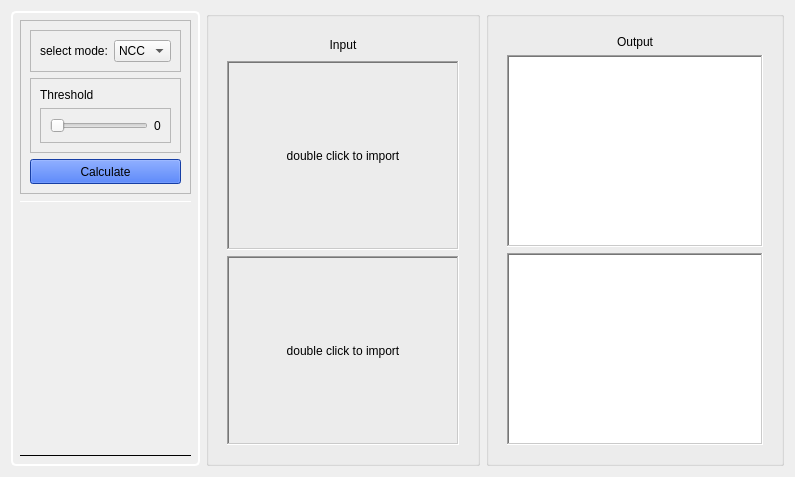
      <widget class="QWidget" name="tab">
       <attribute name="title">
        <string>main</string>
       </attribute>
       <layout class="QHBoxLayout" name="horizontalLayout">
        <item>
         <widget class="QWidget" name="widget_4" native="true">
          <property name="maximumSize">
           <size>
            <width>300</width>
            <height>16777215</height>
           </size>
          </property>
          <property name="styleSheet">
           <string notr="true">#widget_4{
border: 2px solid white;
border-radius: 5px;
}</string>
          </property>
          <layout class="QVBoxLayout" name="verticalLayout_2">
           <item>
            <widget class="QFrame" name="frame_3">
             <property name="sizePolicy">
              <sizepolicy hsizetype="Preferred" vsizetype="Preferred">
               <horstretch>0</horstretch>
               <verstretch>0</verstretch>
              </sizepolicy>
             </property>
             <property name="frameShape">
              <enum>QFrame::StyledPanel</enum>
             </property>
             <property name="frameShadow">
              <enum>QFrame::Raised</enum>
             </property>
             <layout class="QVBoxLayout" name="verticalLayout_4">
              <item>
               <widget class="QFrame" name="frame_14">
                <property name="frameShape">
                 <enum>QFrame::StyledPanel</enum>
                </property>
                <property name="frameShadow">
                 <enum>QFrame::Raised</enum>
                </property>
                <layout class="QHBoxLayout" name="horizontalLayout_3">
                 <item>
                  <widget class="QLabel" name="label_2">
                   <property name="maximumSize">
                    <size>
                     <width>16777215</width>
                     <height>35</height>
                    </size>
                   </property>
                   <property name="text">
                    <string>select mode:</string>
                   </property>
                  </widget>
                 </item>
                 <item>
                  <widget class="QComboBox" name="mode_combo">
                   <property name="currentText">
                    <string>NCC</string>
                   </property>
                   <item>
                    <property name="text">
                     <string>NCC</string>
                    </property>
                   </item>
                   <item>
                    <property name="text">
                     <string>SSD</string>
                    </property>
                   </item>
                  </widget>
                 </item>
                </layout>
               </widget>
              </item>
              <item>
               <widget class="QFrame" name="frame_11">
                <property name="frameShape">
                 <enum>QFrame::StyledPanel</enum>
                </property>
                <property name="frameShadow">
                 <enum>QFrame::Raised</enum>
                </property>
                <layout class="QVBoxLayout" name="verticalLayout_11">
                 <item>
                  <widget class="QLabel" name="label_6">
                   <property name="text">
                    <string>Threshold</string>
                   </property>
                  </widget>
                 </item>
                 <item>
                  <widget class="QFrame" name="frame_12">
                   <property name="frameShape">
                    <enum>QFrame::StyledPanel</enum>
                   </property>
                   <property name="frameShadow">
                    <enum>QFrame::Raised</enum>
                   </property>
                   <layout class="QHBoxLayout" name="horizontalLayout_2">
                    <item>
                     <widget class="QSlider" name="threshold_slider">
                      <property name="orientation">
                       <enum>Qt::Horizontal</enum>
                      </property>
                     </widget>
                    </item>
                    <item>
                     <widget class="QLabel" name="threshold_label">
                      <property name="text">
                       <string>0</string>
                      </property>
                     </widget>
                    </item>
                   </layout>
                  </widget>
                 </item>
                </layout>
               </widget>
              </item>
              <item>
               <widget class="QPushButton" name="calculate">
                <property name="minimumSize">
                 <size>
                  <width>0</width>
                  <height>25</height>
                 </size>
                </property>
                <property name="styleSheet">
                 <string notr="true">background-color: rgb(31, 87, 231);
border-color: rgb(0, 0, 127);</string>
                </property>
                <property name="text">
                 <string>Calculate</string>
                </property>
               </widget>
              </item>
             </layout>
            </widget>
           </item>
           <item>
            <widget class="Line" name="line">
             <property name="palette">
              <palette>
               <active>
                <colorrole role="WindowText">
                 <brush brushstyle="SolidPattern">
                  <color alpha="255">
                   <red>255</red>
                   <green>255</green>
                   <blue>255</blue>
                  </color>
                 </brush>
                </colorrole>
                <colorrole role="Button">
                 <brush brushstyle="SolidPattern">
                  <color alpha="255">
                   <red>15</red>
                   <green>14</green>
                   <blue>19</blue>
                  </color>
                 </brush>
                </colorrole>
                <colorrole role="Light">
                 <brush brushstyle="SolidPattern">
                  <color alpha="255">
                   <red>255</red>
                   <green>255</green>
                   <blue>255</blue>
                  </color>
                 </brush>
                </colorrole>
                <colorrole role="Midlight">
                 <brush brushstyle="SolidPattern">
                  <color alpha="255">
                   <red>255</red>
                   <green>255</green>
                   <blue>255</blue>
                  </color>
                 </brush>
                </colorrole>
                <colorrole role="Dark">
                 <brush brushstyle="SolidPattern">
                  <color alpha="255">
                   <red>127</red>
                   <green>127</green>
                   <blue>127</blue>
                  </color>
                 </brush>
                </colorrole>
                <colorrole role="Mid">
                 <brush brushstyle="SolidPattern">
                  <color alpha="255">
                   <red>170</red>
                   <green>170</green>
                   <blue>170</blue>
                  </color>
                 </brush>
                </colorrole>
                <colorrole role="Text">
                 <brush brushstyle="SolidPattern">
                  <color alpha="255">
                   <red>255</red>
                   <green>255</green>
                   <blue>255</blue>
                  </color>
                 </brush>
                </colorrole>
                <colorrole role="BrightText">
                 <brush brushstyle="SolidPattern">
                  <color alpha="255">
                   <red>255</red>
                   <green>255</green>
                   <blue>255</blue>
                  </color>
                 </brush>
                </colorrole>
                <colorrole role="ButtonText">
                 <brush brushstyle="SolidPattern">
                  <color alpha="255">
                   <red>255</red>
                   <green>255</green>
                   <blue>255</blue>
                  </color>
                 </brush>
                </colorrole>
                <colorrole role="Base">
                 <brush brushstyle="SolidPattern">
                  <color alpha="255">
                   <red>15</red>
                   <green>14</green>
                   <blue>19</blue>
                  </color>
                 </brush>
                </colorrole>
                <colorrole role="Window">
                 <brush brushstyle="SolidPattern">
                  <color alpha="255">
                   <red>15</red>
                   <green>14</green>
                   <blue>19</blue>
                  </color>
                 </brush>
                </colorrole>
                <colorrole role="Shadow">
                 <brush brushstyle="SolidPattern">
                  <color alpha="255">
                   <red>0</red>
                   <green>0</green>
                   <blue>0</blue>
                  </color>
                 </brush>
                </colorrole>
                <colorrole role="AlternateBase">
                 <brush brushstyle="SolidPattern">
                  <color alpha="255">
                   <red>255</red>
                   <green>255</green>
                   <blue>255</blue>
                  </color>
                 </brush>
                </colorrole>
                <colorrole role="ToolTipBase">
                 <brush brushstyle="SolidPattern">
                  <color alpha="255">
                   <red>255</red>
                   <green>255</green>
                   <blue>220</blue>
                  </color>
                 </brush>
                </colorrole>
                <colorrole role="ToolTipText">
                 <brush brushstyle="SolidPattern">
                  <color alpha="255">
                   <red>0</red>
                   <green>0</green>
                   <blue>0</blue>
                  </color>
                 </brush>
                </colorrole>
                <colorrole role="PlaceholderText">
                 <brush brushstyle="SolidPattern">
                  <color alpha="128">
                   <red>0</red>
                   <green>0</green>
                   <blue>0</blue>
                  </color>
                 </brush>
                </colorrole>
               </active>
               <inactive>
                <colorrole role="WindowText">
                 <brush brushstyle="SolidPattern">
                  <color alpha="255">
                   <red>255</red>
                   <green>255</green>
                   <blue>255</blue>
                  </color>
                 </brush>
                </colorrole>
                <colorrole role="Button">
                 <brush brushstyle="SolidPattern">
                  <color alpha="255">
                   <red>15</red>
                   <green>14</green>
                   <blue>19</blue>
                  </color>
                 </brush>
                </colorrole>
                <colorrole role="Light">
                 <brush brushstyle="SolidPattern">
                  <color alpha="255">
                   <red>255</red>
                   <green>255</green>
                   <blue>255</blue>
                  </color>
                 </brush>
                </colorrole>
                <colorrole role="Midlight">
                 <brush brushstyle="SolidPattern">
                  <color alpha="255">
                   <red>255</red>
                   <green>255</green>
                   <blue>255</blue>
                  </color>
                 </brush>
                </colorrole>
                <colorrole role="Dark">
                 <brush brushstyle="SolidPattern">
                  <color alpha="255">
                   <red>127</red>
                   <green>127</green>
                   <blue>127</blue>
                  </color>
                 </brush>
                </colorrole>
                <colorrole role="Mid">
                 <brush brushstyle="SolidPattern">
                  <color alpha="255">
                   <red>170</red>
                   <green>170</green>
                   <blue>170</blue>
                  </color>
                 </brush>
                </colorrole>
                <colorrole role="Text">
                 <brush brushstyle="SolidPattern">
                  <color alpha="255">
                   <red>255</red>
                   <green>255</green>
                   <blue>255</blue>
                  </color>
                 </brush>
                </colorrole>
                <colorrole role="BrightText">
                 <brush brushstyle="SolidPattern">
                  <color alpha="255">
                   <red>255</red>
                   <green>255</green>
                   <blue>255</blue>
                  </color>
                 </brush>
                </colorrole>
                <colorrole role="ButtonText">
                 <brush brushstyle="SolidPattern">
                  <color alpha="255">
                   <red>255</red>
                   <green>255</green>
                   <blue>255</blue>
                  </color>
                 </brush>
                </colorrole>
                <colorrole role="Base">
                 <brush brushstyle="SolidPattern">
                  <color alpha="255">
                   <red>15</red>
                   <green>14</green>
                   <blue>19</blue>
                  </color>
                 </brush>
                </colorrole>
                <colorrole role="Window">
                 <brush brushstyle="SolidPattern">
                  <color alpha="255">
                   <red>15</red>
                   <green>14</green>
                   <blue>19</blue>
                  </color>
                 </brush>
                </colorrole>
                <colorrole role="Shadow">
                 <brush brushstyle="SolidPattern">
                  <color alpha="255">
                   <red>0</red>
                   <green>0</green>
                   <blue>0</blue>
                  </color>
                 </brush>
                </colorrole>
                <colorrole role="AlternateBase">
                 <brush brushstyle="SolidPattern">
                  <color alpha="255">
                   <red>255</red>
                   <green>255</green>
                   <blue>255</blue>
                  </color>
                 </brush>
                </colorrole>
                <colorrole role="ToolTipBase">
                 <brush brushstyle="SolidPattern">
                  <color alpha="255">
                   <red>255</red>
                   <green>255</green>
                   <blue>220</blue>
                  </color>
                 </brush>
                </colorrole>
                <colorrole role="ToolTipText">
                 <brush brushstyle="SolidPattern">
                  <color alpha="255">
                   <red>0</red>
                   <green>0</green>
                   <blue>0</blue>
                  </color>
                 </brush>
                </colorrole>
                <colorrole role="PlaceholderText">
                 <brush brushstyle="SolidPattern">
                  <color alpha="128">
                   <red>0</red>
                   <green>0</green>
                   <blue>0</blue>
                  </color>
                 </brush>
                </colorrole>
               </inactive>
               <disabled>
                <colorrole role="WindowText">
                 <brush brushstyle="SolidPattern">
                  <color alpha="255">
                   <red>255</red>
                   <green>255</green>
                   <blue>255</blue>
                  </color>
                 </brush>
                </colorrole>
                <colorrole role="Button">
                 <brush brushstyle="SolidPattern">
                  <color alpha="255">
                   <red>15</red>
                   <green>14</green>
                   <blue>19</blue>
                  </color>
                 </brush>
                </colorrole>
                <colorrole role="Light">
                 <brush brushstyle="SolidPattern">
                  <color alpha="255">
                   <red>255</red>
                   <green>255</green>
                   <blue>255</blue>
                  </color>
                 </brush>
                </colorrole>
                <colorrole role="Midlight">
                 <brush brushstyle="SolidPattern">
                  <color alpha="255">
                   <red>255</red>
                   <green>255</green>
                   <blue>255</blue>
                  </color>
                 </brush>
                </colorrole>
                <colorrole role="Dark">
                 <brush brushstyle="SolidPattern">
                  <color alpha="255">
                   <red>127</red>
                   <green>127</green>
                   <blue>127</blue>
                  </color>
                 </brush>
                </colorrole>
                <colorrole role="Mid">
                 <brush brushstyle="SolidPattern">
                  <color alpha="255">
                   <red>170</red>
                   <green>170</green>
                   <blue>170</blue>
                  </color>
                 </brush>
                </colorrole>
                <colorrole role="Text">
                 <brush brushstyle="SolidPattern">
                  <color alpha="255">
                   <red>255</red>
                   <green>255</green>
                   <blue>255</blue>
                  </color>
                 </brush>
                </colorrole>
                <colorrole role="BrightText">
                 <brush brushstyle="SolidPattern">
                  <color alpha="255">
                   <red>255</red>
                   <green>255</green>
                   <blue>255</blue>
                  </color>
                 </brush>
                </colorrole>
                <colorrole role="ButtonText">
                 <brush brushstyle="SolidPattern">
                  <color alpha="255">
                   <red>255</red>
                   <green>255</green>
                   <blue>255</blue>
                  </color>
                 </brush>
                </colorrole>
                <colorrole role="Base">
                 <brush brushstyle="SolidPattern">
                  <color alpha="255">
                   <red>15</red>
                   <green>14</green>
                   <blue>19</blue>
                  </color>
                 </brush>
                </colorrole>
                <colorrole role="Window">
                 <brush brushstyle="SolidPattern">
                  <color alpha="255">
                   <red>15</red>
                   <green>14</green>
                   <blue>19</blue>
                  </color>
                 </brush>
                </colorrole>
                <colorrole role="Shadow">
                 <brush brushstyle="SolidPattern">
                  <color alpha="255">
                   <red>0</red>
                   <green>0</green>
                   <blue>0</blue>
                  </color>
                 </brush>
                </colorrole>
                <colorrole role="AlternateBase">
                 <brush brushstyle="SolidPattern">
                  <color alpha="255">
                   <red>255</red>
                   <green>255</green>
                   <blue>255</blue>
                  </color>
                 </brush>
                </colorrole>
                <colorrole role="ToolTipBase">
                 <brush brushstyle="SolidPattern">
                  <color alpha="255">
                   <red>255</red>
                   <green>255</green>
                   <blue>220</blue>
                  </color>
                 </brush>
                </colorrole>
                <colorrole role="ToolTipText">
                 <brush brushstyle="SolidPattern">
                  <color alpha="255">
                   <red>0</red>
                   <green>0</green>
                   <blue>0</blue>
                  </color>
                 </brush>
                </colorrole>
                <colorrole role="PlaceholderText">
                 <brush brushstyle="SolidPattern">
                  <color alpha="128">
                   <red>0</red>
                   <green>0</green>
                   <blue>0</blue>
                  </color>
                 </brush>
                </colorrole>
               </disabled>
              </palette>
             </property>
             <property name="styleSheet">
              <string notr="true">color: rgb(255, 255, 255);</string>
             </property>
             <property name="frameShadow">
              <enum>QFrame::Plain</enum>
             </property>
             <property name="lineWidth">
              <number>1</number>
             </property>
             <property name="orientation">
              <enum>Qt::Horizontal</enum>
             </property>
            </widget>
           </item>
           <item>
            <spacer name="verticalSpacer">
             <property name="orientation">
              <enum>Qt::Vertical</enum>
             </property>
             <property name="sizeHint" stdset="0">
              <size>
               <width>20</width>
               <height>40</height>
              </size>
             </property>
            </spacer>
           </item>
           <item>
            <widget class="Line" name="line_2">
             <property name="frameShadow">
              <enum>QFrame::Plain</enum>
             </property>
             <property name="orientation">
              <enum>Qt::Horizontal</enum>
             </property>
            </widget>
           </item>
          </layout>
         </widget>
        </item>
        <item>
         <widget class="QGroupBox" name="groupBox_3">
          <property name="title">
           <string/>
          </property>
          <layout class="QGridLayout" name="gridLayout_22">
           <item row="1" column="0">
            <layout class="QVBoxLayout" name="verticalLayout">
             <property name="spacing">
              <number>0</number>
             </property>
             <item>
              <layout class="QVBoxLayout" name="verticalLayout_10">
               <item>
                <widget class="QGroupBox" name="groupBox">
                 <property name="minimumSize">
                  <size>
                   <width>250</width>
                   <height>0</height>
                  </size>
                 </property>
                 <property name="styleSheet">
                  <string notr="true">QGroupBox {
    border: none; /* or border: 0; */
}

QGroupBox::title {
    subcontrol-origin: margin;
    subcontrol-position: top left;
    padding: 0 5px; /* Optional padding for the title */
}

</string>
                 </property>
                 <property name="title">
                  <string/>
                 </property>
                 <layout class="QVBoxLayout" name="verticalLayout_5">
                  <item>
                   <widget class="QLabel" name="label_5">
                    <property name="maximumSize">
                     <size>
                      <width>16777215</width>
                      <height>20</height>
                     </size>
                    </property>
                    <property name="text">
                     <string>Input</string>
                    </property>
                    <property name="alignment">
                     <set>Qt::AlignCenter</set>
                    </property>
                   </widget>
                  </item>
                  <item>
                   <widget class="QLabel" name="input_img1">
                    <property name="sizePolicy">
                     <sizepolicy hsizetype="Preferred" vsizetype="Preferred">
                      <horstretch>0</horstretch>
                      <verstretch>0</verstretch>
                     </sizepolicy>
                    </property>
                    <property name="minimumSize">
                     <size>
                      <width>0</width>
                      <height>0</height>
                     </size>
                    </property>
                    <property name="maximumSize">
                     <size>
                      <width>16777215</width>
                      <height>16777215</height>
                     </size>
                    </property>
                    <property name="frameShape">
                     <enum>QFrame::WinPanel</enum>
                    </property>
                    <property name="frameShadow">
                     <enum>QFrame::Sunken</enum>
                    </property>
                    <property name="text">
                     <string>double click to import</string>
                    </property>
                    <property name="scaledContents">
                     <bool>true</bool>
                    </property>
                    <property name="alignment">
                     <set>Qt::AlignCenter</set>
                    </property>
                   </widget>
                  </item>
                  <item>
                   <widget class="QLabel" name="input_img2">
                    <property name="frameShape">
                     <enum>QFrame::WinPanel</enum>
                    </property>
                    <property name="frameShadow">
                     <enum>QFrame::Sunken</enum>
                    </property>
                    <property name="text">
                     <string>double click to import</string>
                    </property>
                    <property name="alignment">
                     <set>Qt::AlignCenter</set>
                    </property>
                   </widget>
                  </item>
                 </layout>
                </widget>
               </item>
              </layout>
             </item>
            </layout>
           </item>
          </layout>
         </widget>
        </item>
        <item>
         <widget class="QGroupBox" name="groupBox_4">
          <property name="title">
           <string/>
          </property>
          <layout class="QGridLayout" name="gridLayout_23">
           <item row="1" column="0">
            <layout class="QVBoxLayout" name="verticalLayout_7">
             <property name="spacing">
              <number>0</number>
             </property>
             <item>
              <layout class="QVBoxLayout" name="verticalLayout_12">
               <item>
                <widget class="QGroupBox" name="groupBox_2">
                 <property name="minimumSize">
                  <size>
                   <width>250</width>
                   <height>0</height>
                  </size>
                 </property>
                 <property name="styleSheet">
                  <string notr="true">QGroupBox {
    border: none; /* or border: 0; */
}

QGroupBox::title {
    subcontrol-origin: margin;
    subcontrol-position: top left;
    padding: 0 5px; /* Optional padding for the title */
}

</string>
                 </property>
                 <property name="title">
                  <string/>
                 </property>
                 <layout class="QVBoxLayout" name="verticalLayout_3">
                  <item>
                   <widget class="QLabel" name="label_7">
                    <property name="maximumSize">
                     <size>
                      <width>16777215</width>
                      <height>20</height>
                     </size>
                    </property>
                    <property name="text">
                     <string>Output</string>
                    </property>
                    <property name="alignment">
                     <set>Qt::AlignCenter</set>
                    </property>
                   </widget>
                  </item>
                  <item>
                   <widget class="QGraphicsView" name="output_img1_GV">
                    <property name="sizePolicy">
                     <sizepolicy hsizetype="Preferred" vsizetype="Preferred">
                      <horstretch>0</horstretch>
                      <verstretch>0</verstretch>
                     </sizepolicy>
                    </property>
                    <property name="frameShape">
                     <enum>QFrame::WinPanel</enum>
                    </property>
                    <property name="frameShadow">
                     <enum>QFrame::Sunken</enum>
                    </property>
                   </widget>
                  </item>
                  <item>
                   <widget class="QGraphicsView" name="output_img2_GV">
                    <property name="sizePolicy">
                     <sizepolicy hsizetype="Preferred" vsizetype="Preferred">
                      <horstretch>0</horstretch>
                      <verstretch>0</verstretch>
                     </sizepolicy>
                    </property>
                    <property name="frameShape">
                     <enum>QFrame::WinPanel</enum>
                    </property>
                   </widget>
                  </item>
                 </layout>
                </widget>
               </item>
              </layout>
             </item>
            </layout>
           </item>
          </layout>
         </widget>
        </item>
       </layout>
      </widget>
